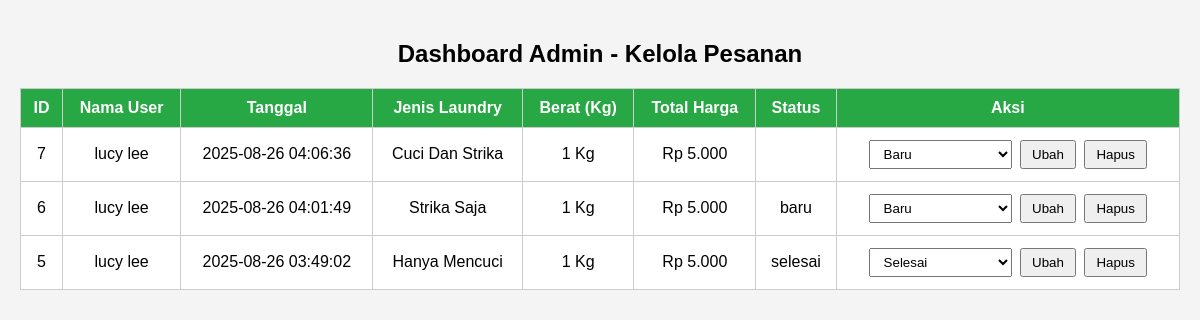
Screenshot of /admin.php (signed in) with the database file from the repository.
### tables this page shows
CREATE TABLE `tb_orders` (
  `id` int(11) NOT NULL,
  `customer_name` varchar(200) NOT NULL,
  `user_id` int(11) NOT NULL,
  `service_id` int(11) NOT NULL,
  `tanggal` datetime NOT NULL,
  `jenis_laundry` varchar(200) NOT NULL,
  `berat` int(11) NOT NULL,
  `total_harga` text NOT NULL,
  `status` enum('baru','proses','diambil','selesai') NOT NULL,
  `created_at` timestamp NOT NULL DEFAULT current_timestamp()
);

CREATE TABLE `tb_users` (
  `id` int(11) NOT NULL,
  `nama_lengkap` varchar(100) NOT NULL,
  `email` varchar(100) NOT NULL,
  `password` varchar(255) NOT NULL,
  `gender` enum('Laki laki','perempuan') NOT NULL,
  `alamat` text NOT NULL,
  `role` enum('admin','user') NOT NULL,
  `created_at` timestamp NOT NULL DEFAULT current_timestamp() ON UPDATE current_timestamp()
);

### admin.php (the view, shortened to what this page needs)
<?php
include "connection.php";
$HARGA_PER_KG = 5000;
$sql = "
    SELECT
        o.id,
        u.nama_lengkap,
        o.tanggal,
        o.jenis_laundry,
        o.berat,
        o.status
    FROM tb_orders o
    JOIN tb_users u ON o.user_id = u.id
    ORDER BY o.id DESC
";
$query = mysqli_query($conn, $sql);
?>
<!DOCTYPE html>
<html lang="id">
<head>
</head>
<body>
<h2>Dashboard Admin - Kelola Pesanan</h2>
<table>
<tr>
<th>ID</th>
<th>Nama User</th>
<th>Tanggal</th>
<th>Jenis Laundry</th>
<th>Berat (Kg)</th>
<th>Total Harga</th>
<th>Status</th>
<th>Aksi</th>
</tr>
<?php while ($row = mysqli_fetch_assoc($query)) {
    $total = $row['berat'] * $HARGA_PER_KG;
?>
<tr>
<td><?= $row['id'] ?></td>
<td><?= htmlspecialchars($row['nama_lengkap']) ?></td>
<td><?= $row['tanggal'] ?></td>
<td><?= htmlspecialchars($row['jenis_laundry']) ?></td>
<td><?= $row['berat'] ?> Kg</td>
<td>Rp <?= number_format($total,0,',','.') ?></td>
<td><?= htmlspecialchars($row['status']) ?></td>
<td>
    <form method="POST" action="update_status.php">
        <select name="status">
            <option value="baru" <?= $row['status']=='baru'?'selected':'' ?>>Baru</option>
            <option value="selesai" <?= $row['status']=='selesai'?'selected':'' ?>>Selesai</option>
        </select>
        <button type="submit">Ubah</button>
    </form>
    <form method="POST" action="delete_order.php" onsubmit="return confirm('Yakin hapus pesanan ini?');">
        <button type="submit">Hapus</button>
    </form>
</td>
</tr>
<?php } ?>
</table>
</body>
</html>

### admin.php (style rules this page uses)
body { font-family: Arial; background:#f4f4f4; margin:0; padding:20px; }
h2 { text-align:center; }
table { border-collapse: collapse; width: 100%; margin-top:20px; background:#fff; }
th, td { border:1px solid #ccc; padding:10px; text-align:center; }
th { background:#28a745; color:#fff; }
button, select { padding:5px 10px; margin:2px; }
form { display:inline; }

### rows the page displays
tb_orders: id "7", user.nama_lengkap "lucy lee", tanggal "2025-08-26 04:06:36", jenis_laundry "Cuci Dan Strika", berat "1", berat "5.000"
tb_orders: id "6", user.nama_lengkap "lucy lee", tanggal "2025-08-26 04:01:49", jenis_laundry "Strika Saja", berat "1", berat "5.000", status "baru", status "Baru"
tb_orders: id "5", user.nama_lengkap "lucy lee", tanggal "2025-08-26 03:49:02", jenis_laundry "Hanya Mencuci", berat "1", berat "5.000", status "selesai", status "Selesai"
